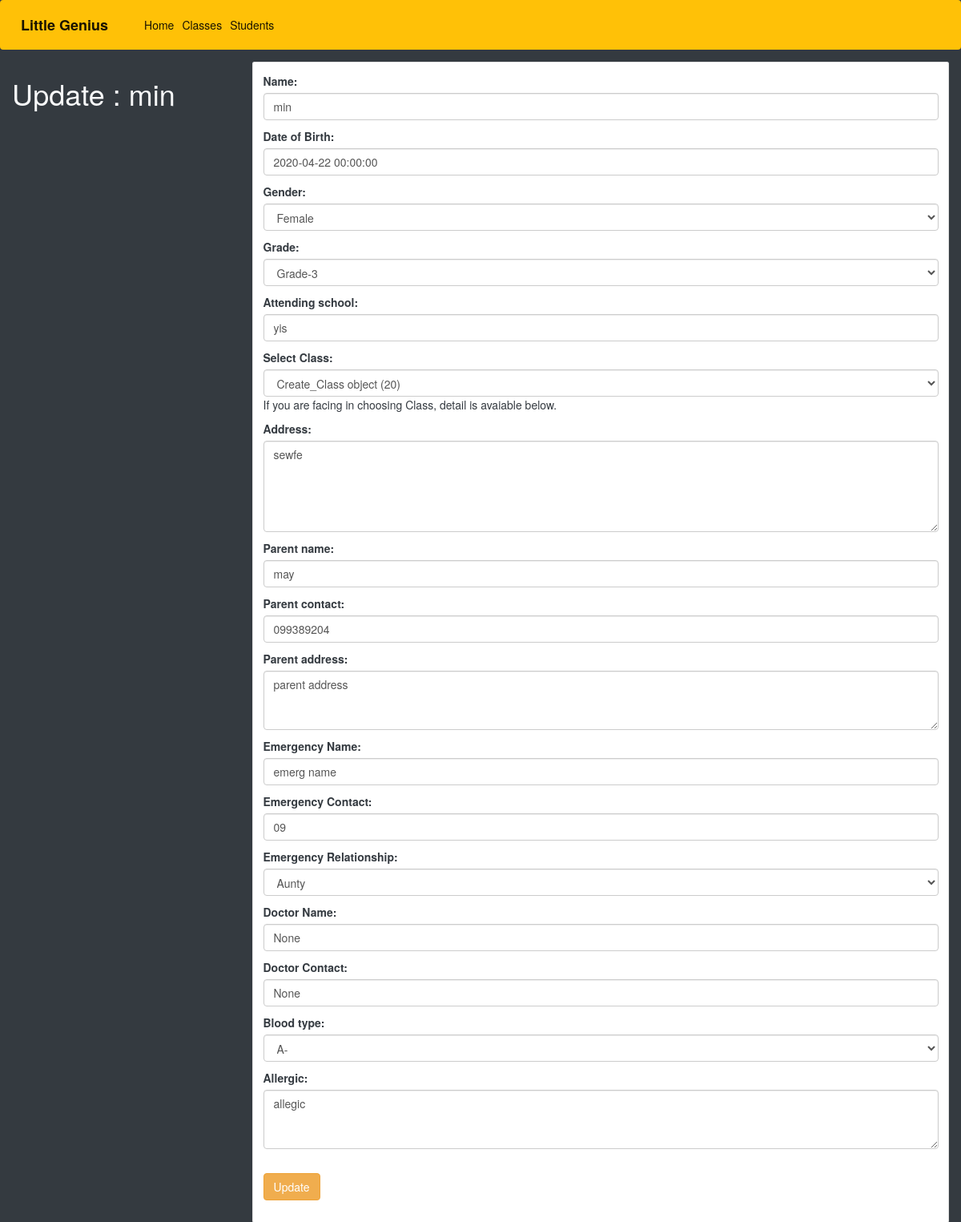
The app's page /stds/1/edit/ with its own data.
### genius/models.py (models this page shows, shortened)
class Students(models.Model):
    created_by = models.ForeignKey(
        User, on_delete=models.SET_NULL, default=1, null=True)
    name = models.CharField(max_length=200, null=True)
    dob = models.DateField(null=True, verbose_name='Date of Birth')
    age = models.IntegerField()
    grade_choice = (
        ('G1', 'Grade-1'),
        ('G2', 'Grade-2'),
        ('G3', 'Grade-3'),
        ('G4', 'Grade-4'),
        ('G5', 'Grade-5'),
        ('G6', 'Grade-6'),
        ('G7', 'Grade-7'),
        ('G8', 'Grade-8'),
        ('G9', 'Grade-9'),
        ('G10', 'Grade-10'),
        ('G11', 'Grade-11'),
        ('G12', 'Grade-12'),
    )
    gender_choice=(
        ('M', 'Male'),
        ('F', 'Female'),
        ('N', 'None'),
    )
    blood_choice=(
        ('O', 'O'),
        ('A-', 'A-'),
        ('B+', 'B+'),
        ('B-', 'B-'),
        ('A+', 'A+'),
        ('AB', 'AB'),
    )
    relation_choice=(
        ('Uncle', 'Uncle'),
        ('Aunty', 'Aunty'),
        ('Father', 'Father'),
        ('Mother', 'Mother'),
        ('Grandpa', 'Grandpa'),
        ('Grandma', 'Grandma'),
        ('Sister', 'Sister'),
        ('Brother', 'Brother'),
    )
    gender=models.CharField(choices=gender_choice, max_length=10, null=True)
    grade = models.CharField(choices=grade_choice, max_length=10, null=True)
    attending_school = models.CharField(max_length=100, null=True)
    course = models.ForeignKey(
        Create_Class, on_delete=models.SET_NULL, default=1, null=True)
    address = models.TextField(null=True)
    parent_name = models.CharField(max_length=200, null=True)
    parent_contact = models.CharField(max_length=20, null=True)
    parent_address = models.TextField(null=True)
    emerg_name = models.CharField(max_length=200, null=True, verbose_name='Emergency Name')
    emerg_contact = models.CharField(max_length=20, null=True, verbose_name='Emergency Contact')
    emerg_relation = models.CharField(choices=relation_choice ,max_length=20, null=True, verbose_name='Emergency Relationship')
    doc_name = models.CharField(max_length=200, null=False, default='None', verbose_name='Doctor Name')
    doc_contact = models.CharField(max_length=20, null=False, default='None', verbose_name='Doctor Contact')
    blood_type = models.CharField(choices=blood_choice,max_length=10, null=True)
    allergic = models.TextField(null=True)
    objects = StudentPostManager()

### genius/views.py (the view)
# urls.py: path('stds/<int:id>/edit/', Student_Update, name='std-update'),
def Student_Update(request, id):
    obj = get_object_or_404(Students, id=id)
    form = Student_Model_Form(request.POST or None, instance=obj)
    if form.is_valid():
        form.save()
        messages.success(request, 'Student Updated Successfully.')
        return redirect('/stds')
    templatename = 'genius/student_update.html'
    context = {'form': form,
               'head_title': f"Update {obj.name}",
               'title': f"Update : {obj.name}"}
    return render(request, templatename, context)

### genius/templates/genius/student_update.html (shortened to what this page needs)
{% extends 'base.html' %}
{% block content %}
    <div class="row">
        <div class="col">
            <h1>{{title}}</h1>
        </div>
        <div class="col-9">
            <div class="form-group">
                <div class="card text-dark ">
                    <div class="card-body">
                    <form method='POST' class="form-group" action='.'>
                        {{form.as_p}}
                        <br>
                        <button class="btn btn-warning" type="submit">Update</button>
                    </form>
                    </div>
                </div>
            </div>
        </div>
    </div>
{% endblock content %}

### records on screen
Students: name "min", dob "2020-04-22 00:00:00", gender "Female", grade "Grade-3", attending_school "yis", course "Create_Class object (20)", address "sewfe", parent_name "may", parent_contact "099389204", parent_address "parent address", emerg_name "emerg name", emerg_contact "09", emerg_relation "Aunty", doc_name "None", doc_contact "None", blood_type "A-", allergic "allegic"

### other values on screen
{{ title }} "Update : min"
